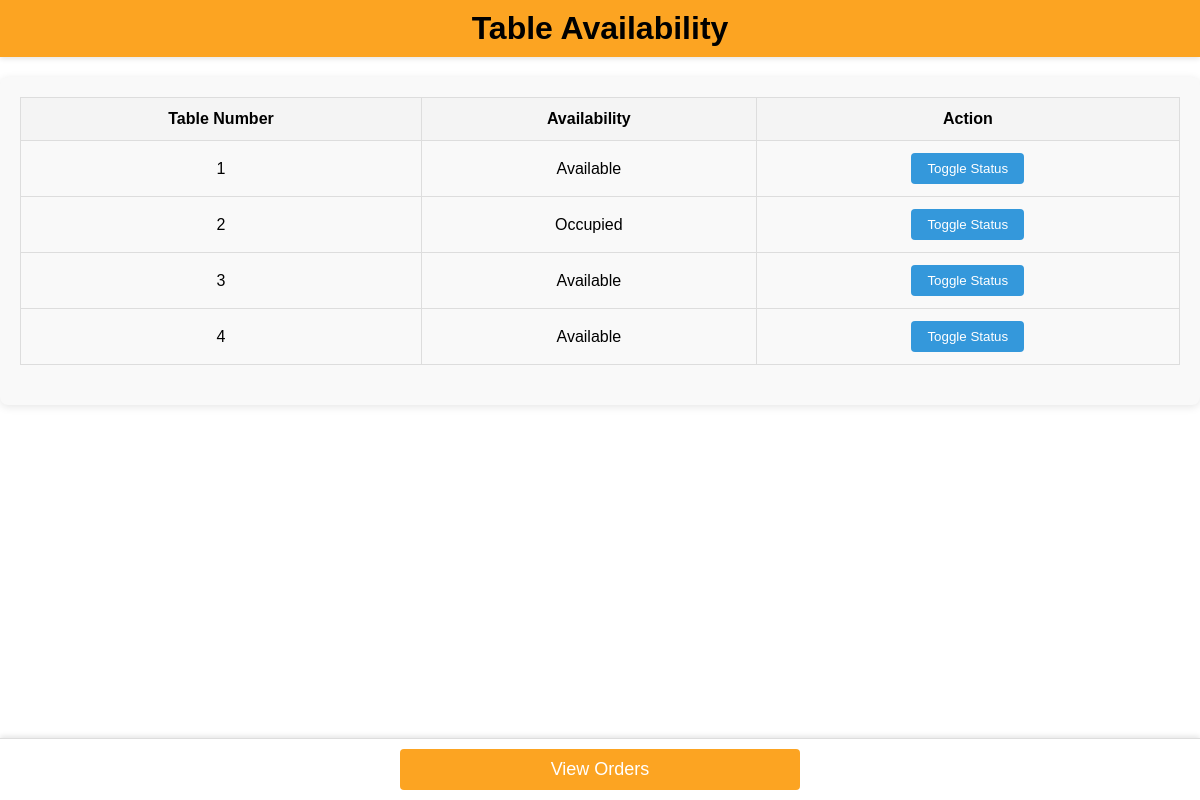
The app's page /counter/tables/, older data.
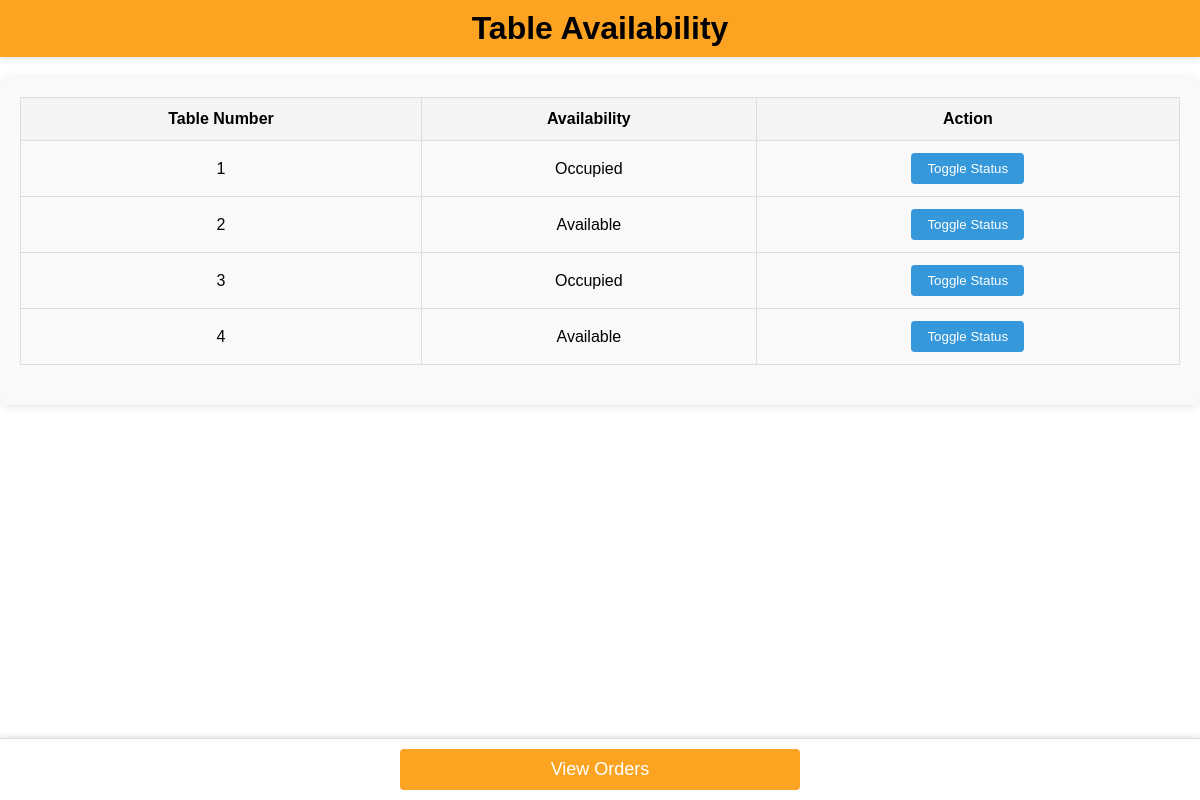
The same page, newer data.
### order/models.py (models this page shows, shortened)
class Table(models.Model):
    table_number = models.PositiveIntegerField(unique=True)
    availability = models.BooleanField(default=True)
    qr_code = models.ImageField(upload_to='qrcodes/', blank=True, null=True, help_text='create a qr code everytime a table is saved!')

### counter/views.py (the view)
# urls.py: path('tables/', views.table_availability, name='table_availability'),
def table_availability(request):
    tables = Table.objects.all().order_by('table_number')
    context = {'tables': tables}
    return render(request, 'counter/table_availability.html', context)

### counter/templates/counter/table_availability.html (shortened to what this page needs)
<!DOCTYPE html>
<html lang="en">
<head>
    {% load static %}
    <link rel="stylesheet" href="{% static 'counter/styles.css' %}">
</head>
<body class="table-availability-page">
    <h1>Table Availability</h1>
    <div class="table-container">
        <table>
            <thead>
                <tr>
                    <th>Table Number</th>
                    <th>Availability</th>
                    <th>Action</th>
                </tr>
            </thead>
            <tbody>
                {% for table in tables %}
                    <tr id="table-row-{{ table.id }}">
                        <td>{{ table.table_number }}</td>
                        <td class="availability-status">{{ table.availability|yesno:"Available,Occupied" }}</td>
                        <td>
                            <button class="toggle-status" data-table-id="{{ table.id }}">
                                Toggle Status
                            </button>
                        </td>
                    </tr>
                {% endfor %}
            </tbody>
        </table>
    </div>
    <div class="navigation-links">
        <a href="{% url 'counter:order_management' %}" class="btn nav-btn">View Orders</a>
    </div>
</body>
</html>

Row changes from the older to the newer data that the page shows:
changed Table (number 1 of 4 on the later page): availability "Available" → "Occupied"
changed Table (number 2 of 4 on the later page): availability "Occupied" → "Available"
changed Table (number 3 of 4 on the later page): availability "Available" → "Occupied"
